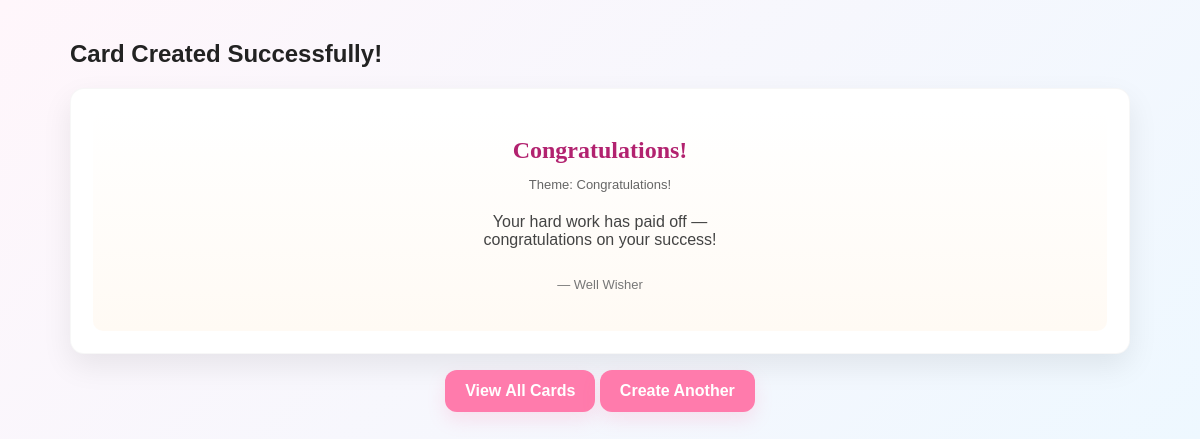
Screenshot of /thank_you.php?id=2 (signed in) with the database file from the repository.
### tables this page shows
CREATE TABLE cards (
  id INT AUTO_INCREMENT PRIMARY KEY,
  user_email VARCHAR(200) NOT NULL,
  theme_id INT DEFAULT NULL,
  title VARCHAR(255),
  message_text TEXT,
  from_name VARCHAR(150),
  created_at TIMESTAMP DEFAULT CURRENT_TIMESTAMP,
  FOREIGN KEY (theme_id) REFERENCES themes(id) ON DELETE SET NULL
);

CREATE TABLE themes (
  id INT AUTO_INCREMENT PRIMARY KEY,
  name VARCHAR(150) NOT NULL
);

### thank_you.php (the view, shortened to what this page needs)
<?php
require_once 'db_connect.php';
$id = isset($_GET['id']) ? intval($_GET['id']) : 0;
$card = null;
if ($id) {
    $r = $conn->query("SELECT c.*, t.name AS theme_name FROM cards c LEFT JOIN themes t ON c.theme_id=t.id WHERE c.id=$id");
    if ($r && $r->num_rows>0) $card = $r->fetch_assoc();
}
?>
<!doctype html>
<html><head><meta charset='utf-8'><meta name='viewport' content='width=device-width,initial-scale=1'><title>Thank You</title><link rel='stylesheet' href='style.css'></head>
<body>
<div class='wrap'>
  <h2>Card Created Successfully!</h2>
  <div class='card-preview'>
    <div class='card-inner'>
      <?php if($card){ ?>
        <h3><?php echo htmlspecialchars($card['title']); ?></h3>
        <p class='small'>Theme: <?php echo htmlspecialchars($card['theme_name']); ?></p>
        <p class='message'><?php echo nl2br(htmlspecialchars($card['message_text'])); ?></p>
        <p class='from'>— <?php echo htmlspecialchars($card['from_name']); ?></p>
      <?php } else { echo '<p class="small">No card found.</p>'; } ?>
    </div>
  </div>
  <p class='center'><a class='btn' href='view_cards.php'>View All Cards</a> <a class='btn' href='create_card.php'>Create Another</a></p>
</div>
</body></html>

### style.css (style rules this page uses)
:root { --bg1: #fff6fb; --bg2: #eef8ff; --accent: #ff7bac; --muted: #6b6b6b; --card-shadow: 0 12px 30px rgba(18,18,18,0.08); --radius: 14px; --wrap: 1100px; --font-sans: "Poppins", Arial, sans-serif; --font-script: "Dancing Script", cursive; }
* { box-sizing:border-box }
body { font-family:var(--font-sans);margin:0;background:linear-gradient(135deg,var(--bg1),var(--bg2));color:#222 }
.wrap { max-width:var(--wrap);margin:0 auto;padding:20px }
.btn { display:inline-block;background:var(--accent);color:#fff;padding:12px 20px;border-radius:12px;text-decoration:none;font-weight:700;box-shadow:0 8px 18px rgba(255,122,167,0.18) }
.card-preview { background:#fff;border-radius:var(--radius);padding:22px;box-shadow:var(--card-shadow);border:1px solid rgba(0,0,0,0.03) }
.card-inner { height:220px;border-radius:10px;background:linear-gradient(180deg,#fff 0%,#fffaf4 100%);display:flex;flex-direction:column;justify-content:center;align-items:center;padding:18px;text-align:center }
.card-inner h3 { font-family:var(--font-script);margin:0;font-size:24px;color:#b2226f }
.card-inner .message { margin-top:8px;color:#444;max-width:300px }
.card-inner .from { margin-top:12px;color:#777;font-size:13px }
.small { font-size:13px;color:#666 }
.center { text-align:center }

### rows the page displays
cards: title "Congratulations!", theme.name "Congratulations!", message_text "Your hard work has paid off — congratulations on your success!", from_name "Well Wisher"
